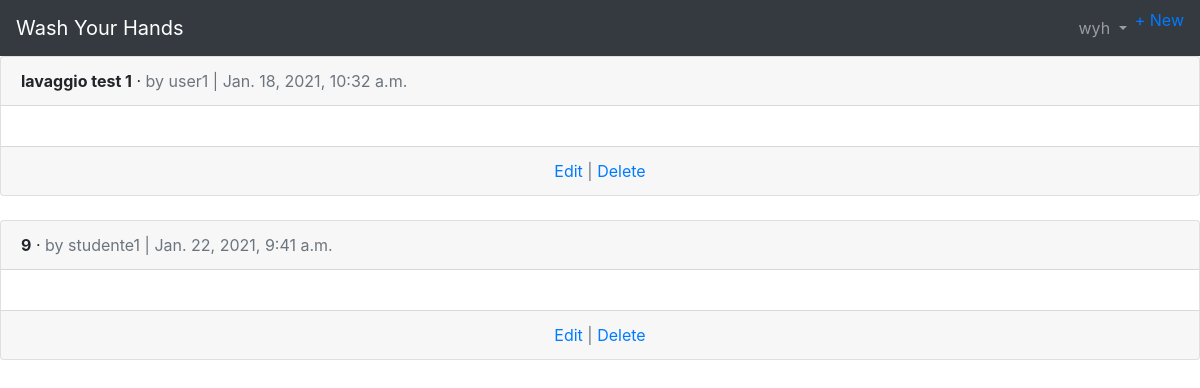
/lavaggi/ (signed in), run on the app's committed database.
### users/models.py (models this page shows)
class CustomUser(AbstractUser):
    age = models.PositiveIntegerField(null=True, blank=True)

### lavaggi/models.py (models this page shows, shortened)
class Lavaggio(models.Model):
    numero = models.CharField(max_length=255)
    kpi = models.TextField()
    esito = models.CharField(max_length=255)
    date = models.DateTimeField(auto_now_add=True)
    utente = models.ForeignKey(
        get_user_model(),
        on_delete=models.CASCADE,
    )

### lavaggi/views.py (the view)
# urls.py: path('', LavaggioListView.as_view(), name='lavaggio_list'),
class LavaggioListView(ListView):
    model = Lavaggio
    template_name = 'lavaggio_list.html'
    login_url = 'login'

### templates/lavaggio_list.html (shortened to what this page needs)
{% extends 'base.html' %}
{% block content %}
  {% for lavaggio in object_list %}
    <div class="card">
      <div class="card-header">
        <span class="font-weight-bold">{{ lavaggio.numero }}</span> &middot;
        <span class="text-muted">by {{ lavaggio.utente }} | {{ lavaggio.date }}</span>
      </div>
      <div class="card-body">
      </div>
      <div class="card-footer text-center text-muted">
        <a href="{% url 'lavaggio_edit' lavaggio.pk %}">Edit</a> |
        <a href="{% url 'lavaggio_delete' lavaggio.pk %}">Delete</a>
      </div>
    </div>
    <br />
  {% endfor %}
{% endblock content %}

### templates/base.html (shortened to what this page needs)
<!DOCTYPE html>
<html>
<head>
  <link rel="stylesheet" href="https://stackpath.bootstrapcdn.com/bootstrap/4.5.0/css/bootstrap.min.css">
</head>
<body>
  <nav class="navbar navbar-expand-lg navbar-dark bg-dark">
    <a class="navbar-brand" href="{% url 'home' %}">Wash Your Hands</a>
    <div class="collapse navbar-collapse" id="navbarSupportedContent">
      {% if user.is_authenticated %}
        <ul class="navbar-nav ml-auto">
          <li class="nav-item">
            <a class="nav-link dropdown-toggle" href="#" id="navbarDropdown" role="button" data-toggle="dropdown" aria-haspopup="true" aria-expanded="false">
              {{ user.username }}
            </a>
          </li>
          <li class="nav-item"><a href="{% url 'lavaggio_new' %}">+ New</a></li>
        </ul>
      {% endif %}
    </div>
  </nav>
  <main>
      {% block content %}
      {% endblock content %}
  </main>
</body>
</html>

### data on the page
CustomUser: username "wyh"
Lavaggio: numero "lavaggio test 1", utente "user1", date "Jan. 18, 2021, 10:32 a.m."
Lavaggio: numero "9", utente "studente1", date "Jan. 22, 2021, 9:41 a.m."
